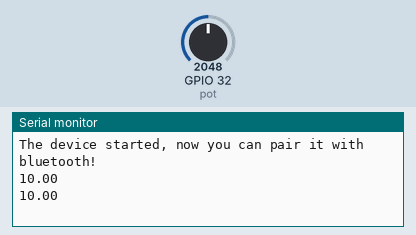
Simulated run of this sketch. Board: ESP32. On the bench: the last lines printed to the serial monitor. The inputs (shaded band) are chosen by the test bench; at power-on: GPIO 32 (pot) = 2048. Nothing arrives over Bluetooth unless stated.

Above: at 1.8 s.
1.9 s: GPIO 32 (pot) set to 2866
At 2.8 s:
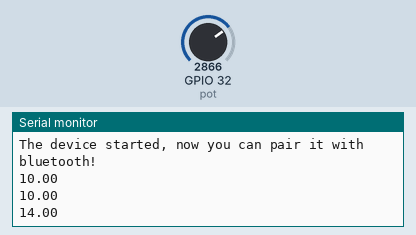
3.4 s: GPIO 32 (pot) set to 3603
At 4.8 s:
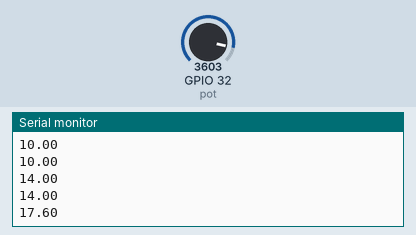
Timing chart, 0 to 6.4 s (numbered marks = the images above; inputs shaded):
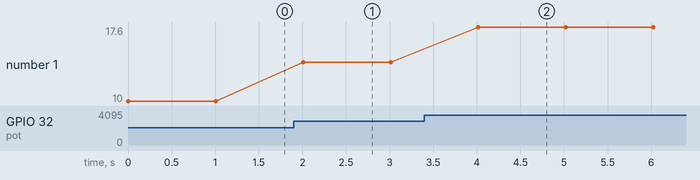

Measured:
- after the input at 1.9 s, the serial monitor: prints a new line after 0.11 s (image 1)
- after the input at 3.4 s, the serial monitor: prints a new line after 0.62 s (image 2)
- plotted number 1: 10 → 14 after the input at 1.9 s, 14 → 17.6 after the input at 3.4 s

The sketch:

ESP32_Bluetooth.ino
```cpp
#include "BluetoothSerial.h"

#if !defined(CONFIG_BT_ENABLED) || !defined(CONFIG_BLUEDROID_ENABLED)
#error Bluetooth is not enabled! Please run `make menuconfig` to and enable it
#endif

BluetoothSerial SerialBT;

bool config = true;
float waarde = 0;
#define pot 32

void setup() {
  Serial.begin(9600);
  SerialBT.begin("ESP32"); //Bluetooth device name
  Serial.println("The device started, now you can pair it with bluetooth!");
  pinMode(pot, INPUT);
}

void loop() {
  waarde = analogRead(pot) / 204.75;
  SerialBT.print("Weight: ");
  SerialBT.print(waarde);
  SerialBT.print('\n');
  Serial.println(waarde);
  for(int sensor = 1; sensor <= 8; sensor++){
    SerialBT.print("Moisture: ");
    SerialBT.print(((int)waarde) % sensor);
    SerialBT.print('\n');
  }
  delay(1000);
}
```
